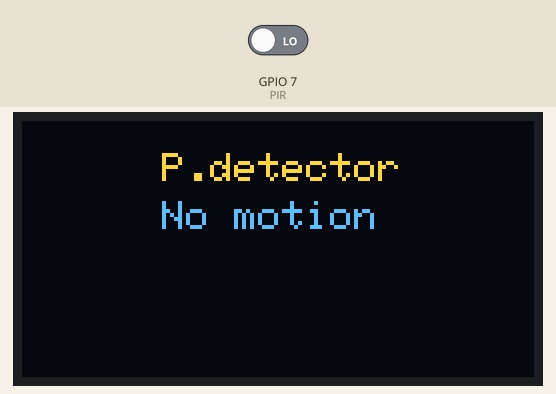
This sketch was run on a simulated ESP32-C3. On the bench: 128×64 one-colour display. The inputs (shaded band) are chosen by the test bench; at power-on: GPIO 7 (PIR) LOW. The OLED is the two-colour kind (top 16 rows yellow).

Above: at 3.2 s.
3.3 s: GPIO 7 (PIR) driven HIGH
At 4.8 s:
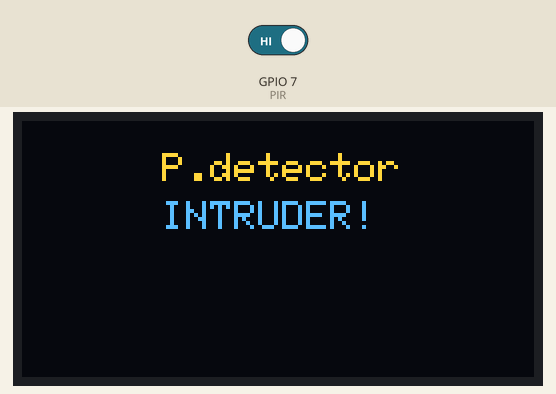
5.6 s: GPIO 7 (PIR) driven LOW
At 7.0 s:
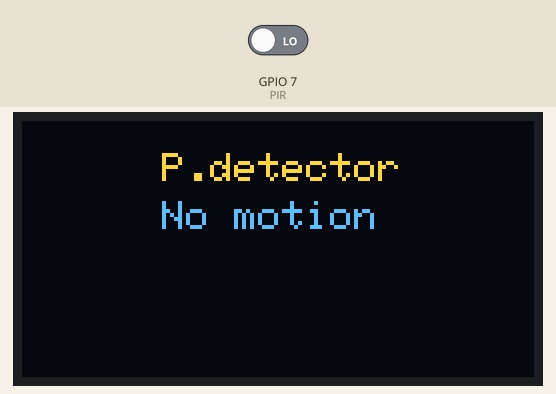
Timing chart, 0 to 8.6 s (numbered marks = the images above; inputs shaded):
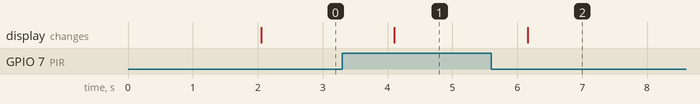

Measured:
- after the input at 3.3 s, the display: changes after 0.81 s (image 1)
- after the input at 5.6 s, the display: changes after 0.56 s (image 2)

The sketch:

PIR_C3-Mini_0.66-OLED_cloudfree.ino
```cpp
#include <Wire.h>
#include <Adafruit_GFX.h>
#include <Adafruit_SSD1306.h>

#define OLED_RESET 0 // Corresponds to GPIO0 on ESP32C3
Adafruit_SSD1306 display(OLED_RESET);

const int PIR = 7;
int PIRState = LOW; // Set the initial state of PIR to LOW

void setup()
{
  Serial.begin(9600);
  Wire.begin();
  display.begin(SSD1306_SWITCHCAPVCC, 0x3C);
  display.setTextColor(WHITE);
  delay(2000);

  pinMode(PIR, INPUT);
}

void loop()
{
  // intialize by Clearing the display.
  display.clearDisplay();
  display.setTextSize(1);
  display.setTextColor(WHITE);


  PIRState = digitalRead(PIR);

  if (PIRState == HIGH)
  {
    display.setCursor(35, 8);
    display.print("P.detector");
    display.setCursor(35, 20);
    display.println("INTRUDER!");
    display.display();
  }
  else
  {
    display.clearDisplay();
    display.setTextSize(1);
    display.setCursor(35, 8);
    display.print("P.detector");
    display.setCursor(35, 20);
    display.println("No motion");
    display.display();
  }

  delay(1000);
}
```
